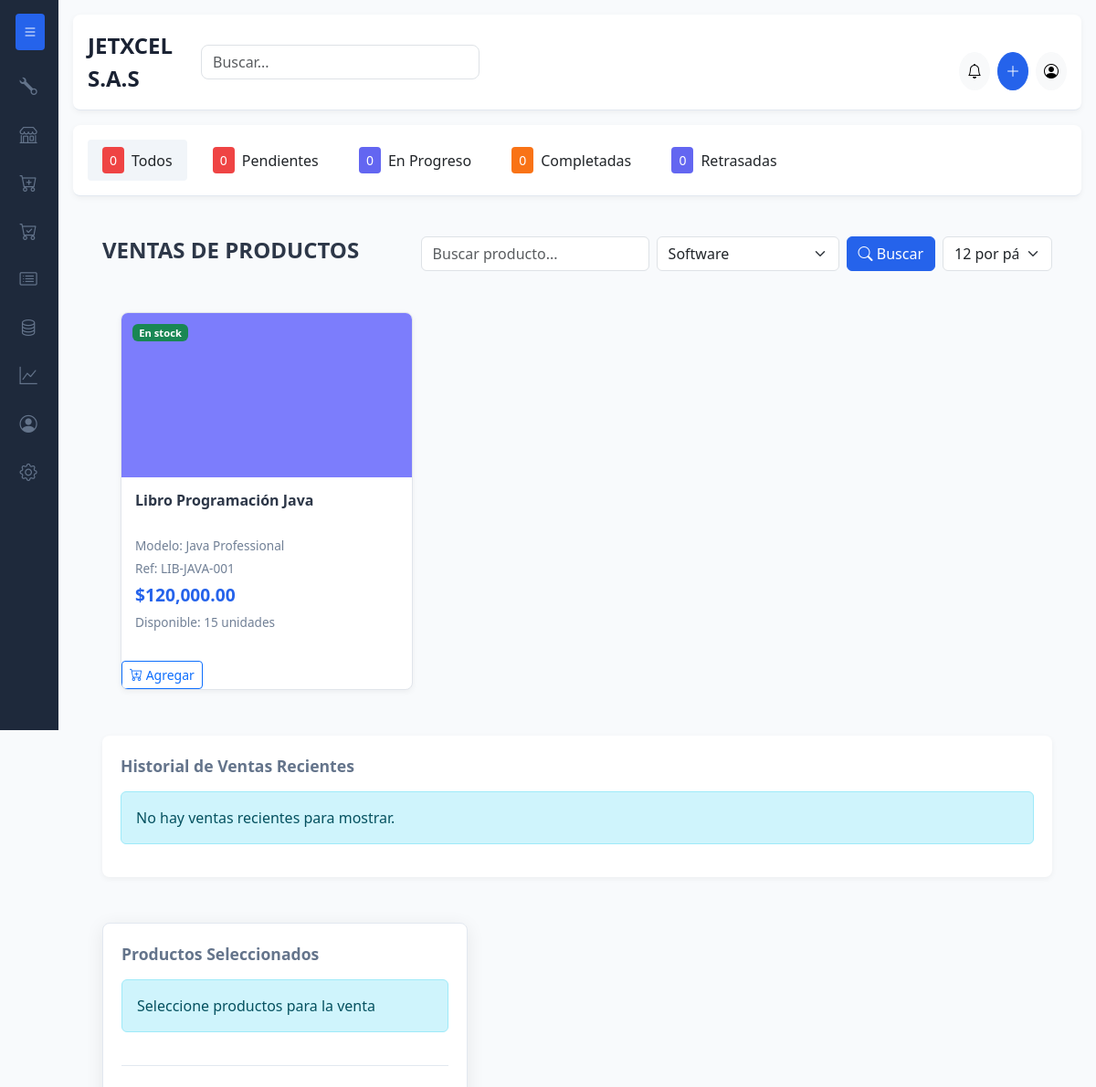
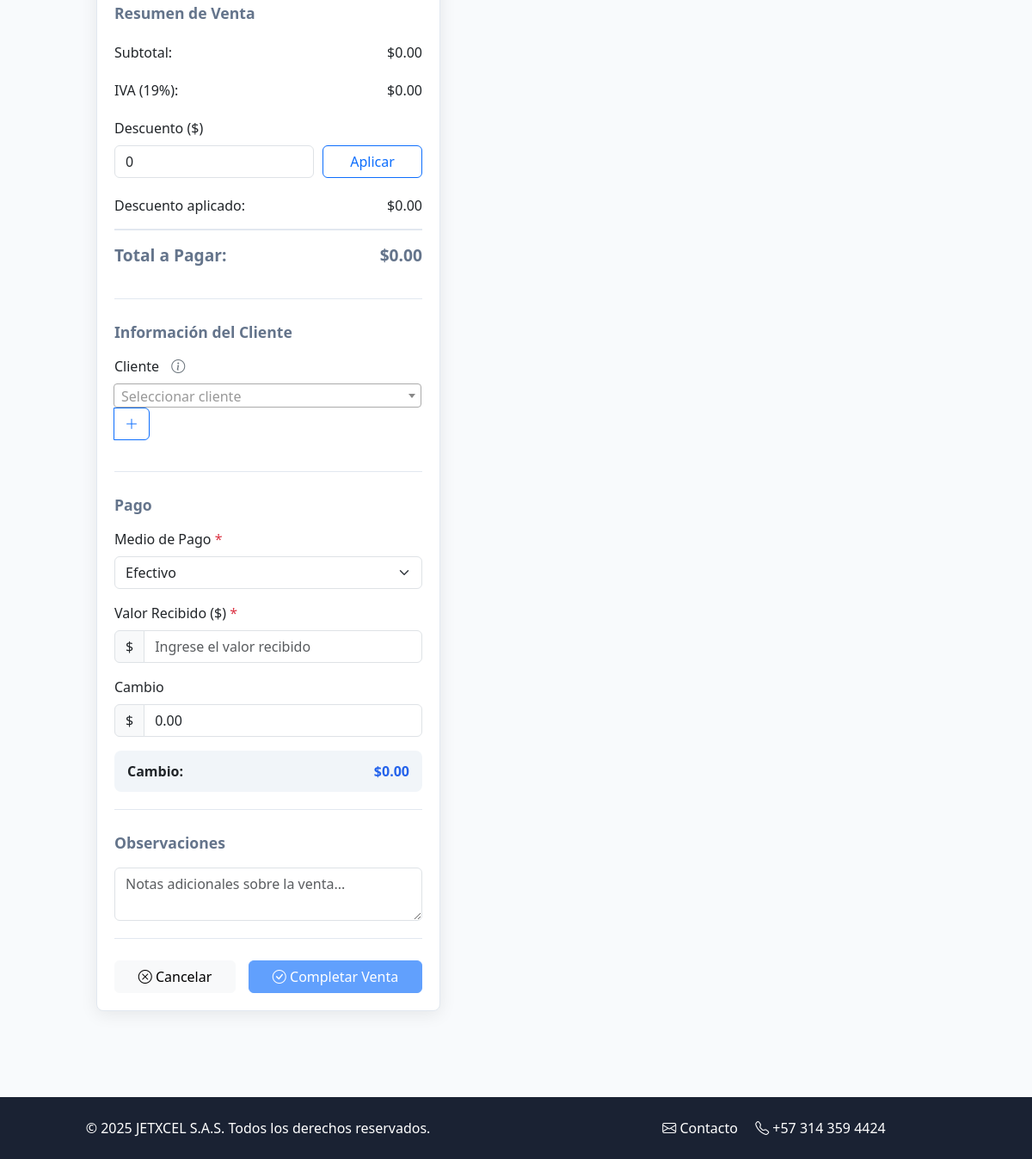
Page /src/views/ventas.php?categoria_id=4 on the committed database (2 pictures, top to bottom).
### tables this page shows
CREATE TABLE productos (
    id INT AUTO_INCREMENT PRIMARY KEY,
    nombre VARCHAR(255) NOT NULL,
    referencia VARCHAR(100),
    fabricante VARCHAR(100),
    modelo VARCHAR(100),
    imagen VARCHAR(255) COMMENT 'Ruta de la imagen del producto',
    categoria_id INT,
    codigo_barras VARCHAR(50) UNIQUE,
    descripcion TEXT,
    costo_unitario DECIMAL(10,2) NOT NULL,
    precio_venta_sin_iva DECIMAL(10,2) NOT NULL,
    impuesto_compra_id INT DEFAULT 1,   
    impuesto_id INT DEFAULT 1,          
    stock INT DEFAULT 0,
    stock_minimo INT DEFAULT 5,
    ubicacion VARCHAR(100),
    estado ENUM('activo', 'inactivo') DEFAULT 'activo',
    fecha_creacion TIMESTAMP DEFAULT CURRENT_TIMESTAMP,
    fecha_actualizacion TIMESTAMP DEFAULT CURRENT_TIMESTAMP ON UPDATE CURRENT_TIMESTAMP,
    FOREIGN KEY (categoria_id) REFERENCES categorias(id),
    FOREIGN KEY (impuesto_compra_id) REFERENCES impuestos(id),
    FOREIGN KEY (impuesto_id) REFERENCES impuestos(id)
);

### config/database.php (called while the page is built, shortened)
<?php
class Database {
    private $host = 'localhost';
    private $db_name = 'jetxcel_db';
    private $username = 'root';
    private $password = '';
    private $charset = 'utf8mb4';
    public function getConnection() {
        $this->conn = null;
        try {
            $dsn = "mysql:host=" . $this->host . ";dbname=" . $this->db_name . ";charset=" . $this->charset;
            $this->conn = new PDO($dsn, $this->username, $this->password);
            $this->conn->setAttribute(PDO::ATTR_ERRMODE, PDO::ERRMODE_EXCEPTION);
            $this->conn->setAttribute(PDO::ATTR_DEFAULT_FETCH_MODE, PDO::FETCH_ASSOC);
        } catch(PDOException $exception) {
            error_log("Connection error: " . $exception->getMessage());
            throw new Exception("Database connection failed: " . $exception->getMessage());
        }
        return $this->conn;
    }
}
function getDBConnection() {
    $database = new Database();
    return $database->getConnection();
}
?>

### src/models/Producto.php (called while the page is built, shortened)
<?php
class Producto
{
    private $conn;
    private $table_name = "productos";
    public function __construct()
    {
        $this->conn = getDBConnection();
    }
    public function getCategories()
    {
        $query = "SELECT DISTINCT c.id, c.nombre
                  FROM categorias c
                  INNER JOIN " . $this->table_name . " p ON p.categoria_id = c.id
                  WHERE p.estado = 'activo'
                  ORDER BY c.nombre ASC";
        $stmt = $this->conn->prepare($query);
        $stmt->execute();
        return $stmt->fetchAll();
    }
    public function getByCategory($categoryId, $limit = null, $offset = null)
    {
        $query = "SELECT p.*, c.nombre as categoria_nombre,
                         ic.nombre as impuesto_compra_nombre, ic.porcentaje as impuesto_compra_porcentaje,
                         iv.nombre as impuesto_venta_nombre, iv.porcentaje as impuesto_venta_porcentaje
                  FROM " . $this->table_name . " p
                  LEFT JOIN categorias c ON p.categoria_id = c.id
                  LEFT JOIN impuestos ic ON p.impuesto_compra_id = ic.id
                  LEFT JOIN impuestos iv ON p.impuesto_id = iv.id
                  WHERE p.estado = 'activo' AND p.categoria_id = ?
                  ORDER BY p.nombre ASC";
        $stmt = $this->conn->prepare($query);
        $stmt->execute([$categoryId]);
        return $stmt->fetchAll();
    }
}

### src/views/ventas.php (the view, shortened to what this page needs)
<?php
require_once __DIR__ . '/../models/Producto.php';
$pagina = isset($_GET['pagina']) ? (int)$_GET['pagina'] : 1;
$porPagina = isset($_GET['por_pagina']) ? (int)$_GET['por_pagina'] : 12;
$categoriaId = isset($_GET['categoria_id']) ? (int)$_GET['categoria_id'] : null;
$busqueda = isset($_GET['busqueda']) ? trim($_GET['busqueda']) : '';
$productoModel = new Producto();
$ventaModel = new Venta();
$productos = [];
if (!empty($busqueda)) {
    $productos = $productoModel->search($busqueda, $categoriaId);
    $totalProductos = count($productos);
} else if ($categoriaId) {
    $productos = $productoModel->getByCategory($categoriaId);
} else {
    $inicio = ($pagina - 1) * $porPagina;
    $productos = $productoModel->getAll($porPagina, $inicio);
    $totalProductos = $productoModel->countAll();
}
$categorias = $productoModel->getCategories();
$ventasRecientes = $ventaModel->getRecentSales(5);
?>
<?php include '../includes/partials/header.php'; ?>
<div class="container-fluid mt-4">
    <div class="sale-container">
        <div class="sale-content">
            <div class="product-header">
                <h4 class="services-title">VENTAS DE PRODUCTOS</h4>
                <div class="d-flex align-items-center gap-2 flex-wrap">
                    <form id="searchForm" class="d-flex gap-2 flex-wrap" style="width: 100%; max-width: 800px;">
                        <input type="text" class="form-control" id="productSearch" name="busqueda" placeholder="Buscar producto..." value="<?php echo htmlspecialchars($busqueda); ?>" style="width: 250px;">
                        <select class="form-select category-filter" id="categoryFilter" name="categoria_id" style="width: 200px;">
                            <?php foreach ($categorias as $categoria): ?>
                                <option value="<?php echo $categoria['id']; ?>" <?php echo ($categoriaId == $categoria['id']) ? 'selected' : ''; ?>>
                                    <?php echo htmlspecialchars($categoria['nombre']); ?>
                                </option>
                            <?php endforeach; ?>
                        </select>
                        <button type="submit" class="btn btn-primary">
                            <i class="bi bi-search"></i> Buscar
                        </button>
                        <select class="form-select products-per-page" id="productsPerPage" name="por_pagina" style="width: 150px;">
                            <option value="12" <?php echo ($porPagina == 12) ? 'selected' : ''; ?>>12 por página</option>
                        </select>
                    </form>
                </div>
            </div>
            <div class="product-grid" id="productsGrid">
                <?php if (empty($productos)): ?>
                    <div class="col-12">
                        <div class="alert alert-info">No se encontraron productos.</div>
                    </div>
                <?php else: ?>
                    <?php foreach ($productos as $producto):
                        $imagen = !empty($producto['imagen']) ?
                            'uploads/productos/' . basename($producto['imagen']) :
                            'assets/images/placeholder-product.png';
                        $claseStock = $producto['stock'] <= $producto['stock_minimo'] ? 'bg-warning' : 'bg-success';
                        $textoStock = $producto['stock'] <= $producto['stock_minimo'] ? 'Poco stock' : 'En stock';
                    ?>
                        <div class="product-card" data-producto-id="<?php echo $producto['id']; ?>">
                            <div class="product-image">
                                <img src="<?php echo $imagen; ?>" alt="<?php echo htmlspecialchars($producto['nombre']); ?>">
                                <span class="badge <?php echo $claseStock; ?> product-badge"><?php echo $textoStock; ?></span>
                            </div>
                            <div class="product-info">
                                <h6 class="card-title"><?php echo htmlspecialchars($producto['nombre']); ?></h6>
                                <?php if (!empty($producto['modelo'])): ?>
                                    <p class="card-details">Modelo: <?php echo htmlspecialchars($producto['modelo']); ?></p>
                                <?php endif; ?>
                                <?php if (!empty($producto['referencia'])): ?>
                                    <p class="card-details">Ref: <?php echo htmlspecialchars($producto['referencia']); ?></p>
                                <?php endif; ?>
                                <p class="card-price">$<?php echo number_format($producto['precio_venta_sin_iva'], 2); ?></p>
                                <p class="card-stock">Disponible: <?php echo $producto['stock']; ?> unidades</p>
                            </div>
                            <button class="btn btn-sm btn-outline-primary add-to-cart-btn"
                                    data-producto-id="<?php echo $producto['id']; ?>"
                                    data-producto-nombre="<?php echo htmlspecialchars($producto['nombre']); ?>"
                                    data-producto-precio="<?php echo $producto['precio_venta_sin_iva']; ?>"
                                    data-producto-stock="<?php echo $producto['stock']; ?>"
                                    data-producto-impuesto="<?php echo $producto['impuesto_venta_porcentaje']; ?>"
                                    data-producto-impuesto-id="<?php echo $producto['impuesto_id']; ?>">
                                <i class="bi bi-cart-plus"></i> Agregar
                            </button>
                        </div>
                    <?php endforeach; ?>
                <?php endif; ?>
            </div>
            <div class="sale-history mt-4">
                <div class="sale-history-title">Historial de Ventas Recientes</div>
                <div id="recentSales">
                    <?php if (empty($ventasRecientes)): ?>
                        <div class="alert alert-info">No hay ventas recientes para mostrar.</div>
                    <?php endif; ?>
                </div>
            </div>
                </div>
                <div class="sale-form-container">
            <div class="form-section">
                <div class="form-section-title">Productos Seleccionados</div>
                <div id="selectedProducts">
                </div>
            </div>
            <div class="form-section">
                <div class="form-section-title">Resumen de Venta</div>
                <div class="calculation-row">
                    <span>Subtotal:</span>
                    <span id="subtotalAmount">$0.00</span>
                </div>
                <div class="calculation-row">
                    <span>IVA (19%):</span>
                    <span id="taxAmount">$0.00</span>
                </div>
                <div class="discount-container">
                    <div class="discount-input">
                        <label class="form-label">Descuento ($)</label>
                        <input type="number" class="form-control" id="discountInput" placeholder="Ingrese descuento" min="0" step="0.01" value="0">
                    </div>
                    <div class="apply-discount-btn">
                        <button type="button" class="btn btn-outline-primary w-100" id="applyDiscountBtn">Aplicar</button>
                    </div>
                </div>
                <div class="calculation-row">
                    <span>Descuento aplicado:</span>
                    <span id="discountAmount">$0.00</span>
                </div>
                <div class="calculation-row total">
                    <span>Total a Pagar:</span>
                    <span id="totalAmount">$0.00</span>
                </div>
            </div>
            <div class="form-section">
                <div class="form-section-title">Información del Cliente</div>
                <div class="mb-3">
                    <label class="form-label">Cliente
                        <span class="info-tooltip" data-bs-toggle="tooltip" title="Seleccione un cliente para ver sus detalles">
                            <i class="bi bi-info-circle"></i>
                        </span>
                    </label>
                    <div class="input-group">
                        <button class="btn btn-outline-primary" type="button" id="newClientBtn" data-bs-toggle="modal" data-bs-target="#newClientModal">
                            <i class="bi bi-plus-lg"></i>
                        </button>
                    </div>
                </div>
            </div>
            <div class="form-section">
                <div class="form-section-title">Pago</div>
                <div class="mb-3">
                    <label class="form-label">Medio de Pago <span class="text-danger">*</span></label>
                    <select class="form-select" id="paymentMethod" required>
                        <option value="Efectivo" selected>Efectivo</option>
                    </select>
                </div>
                <div class="mb-3">
                    <label class="form-label">Valor Recibido ($) <span class="text-danger">*</span></label>
                    <div class="input-group">
                        <span class="input-group-text">$</span>
                        <input type="number" class="form-control" id="amountReceived"
                               placeholder="Ingrese el valor recibido" min="0" step="0.01" required>
                    </div>
                </div>
                <div class="mb-3">
                    <label class="form-label">Cambio</label>
                    <div class="input-group">
                        <span class="input-group-text">$</span>
                        <input type="text" class="form-control" id="changeAmount" value="0.00" readonly>
                    </div>
                </div>
                        <div class="change-container">
                            <div class="change-label">Cambio:</div>
                            <div class="change-amount" id="changeAmount">$0.00</div>
                        </div>
                    </div>
                    <div class="form-section">
                        <div class="form-section-title">Observaciones</div>
                        <textarea class="form-control" id="saleNotes" rows="2" placeholder="Notas adicionales sobre la venta..."></textarea>
                    </div>
                    <div class="action-buttons">
                        <button class="btn btn-light flex-grow-1" id="cancelSaleBtn">
                            <i class="bi bi-x-circle"></i> Cancelar
                        </button>
                        <button class="btn btn-primary flex-grow-1" id="completeSaleBtn">
                            <i class="bi bi-check-circle"></i> Completar Venta
                        </button>
                    </div>
                </div>
            </div>
        </div>
    </div>
</div>
    <?php include '../includes/partials/footer.php'; ?>

### rows in the picture
productos: textoStock "En stock", nombre "Libro Programación Java", modelo "Java Professional", referencia "LIB-JAVA-001", precio_venta_sin_iva "120,000.00", stock "15"

### other values in the picture
form field categoria_id "Software"
